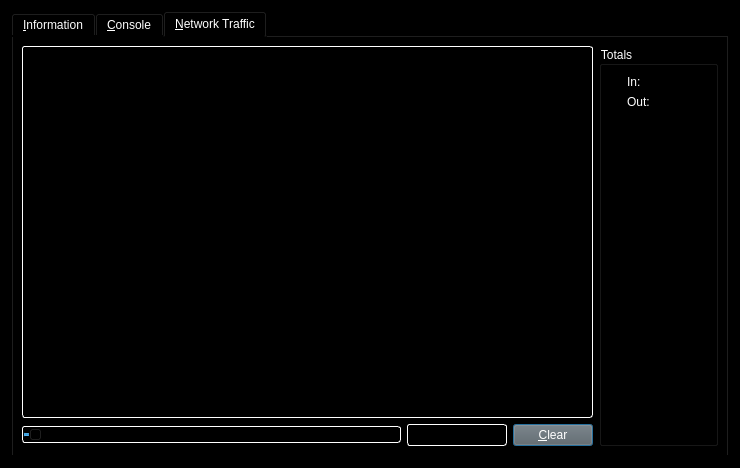
<?xml version="1.0" encoding="UTF-8"?>
<ui version="4.0">
 <class>RPCConsole</class>
 <widget class="QDialog" name="RPCConsole">
  <property name="geometry">
   <rect>
    <x>0</x>
    <y>0</y>
    <width>740</width>
    <height>468</height>
   </rect>
  </property>
  <property name="windowTitle">
   <string>DarkSilk - Debug window</string>
  </property>
  <property name="styleSheet">
   <string notr="true">color: rgb(255, 255, 255);
background-color: rgb(0, 0, 0);
alternate-background-color: rgb(0, 0, 0);</string>
  </property>
  <layout class="QVBoxLayout" name="verticalLayout_2">
   <item>
    <widget class="QTabWidget" name="tabWidget">
     <property name="currentIndex">
      <number>2</number>
     </property>
     <widget class="QWidget" name="tab_info">
      <attribute name="title">
       <string>&amp;Information</string>
      </attribute>
      <layout class="QGridLayout" name="gridLayout" columnstretch="0,1">
       <property name="horizontalSpacing">
        <number>12</number>
       </property>
       <item row="0" column="0">
        <widget class="QLabel" name="label_9">
         <property name="font">
          <font>
           <weight>75</weight>
           <bold>true</bold>
          </font>
         </property>
         <property name="text">
          <string>DarkSilk Core</string>
         </property>
        </widget>
       </item>
       <item row="1" column="0">
        <widget class="QLabel" name="label_5">
         <property name="text">
          <string>Client name</string>
         </property>
        </widget>
       </item>
       <item row="1" column="1">
        <widget class="QLabel" name="clientName">
         <property name="cursor">
          <cursorShape>IBeamCursor</cursorShape>
         </property>
         <property name="text">
          <string>N/A</string>
         </property>
         <property name="textFormat">
          <enum>Qt::PlainText</enum>
         </property>
         <property name="textInteractionFlags">
          <set>Qt::LinksAccessibleByMouse|Qt::TextSelectableByKeyboard|Qt::TextSelectableByMouse</set>
         </property>
        </widget>
       </item>
       <item row="2" column="0">
        <widget class="QLabel" name="label_6">
         <property name="text">
          <string>Client version</string>
         </property>
        </widget>
       </item>
       <item row="2" column="1">
        <widget class="QLabel" name="clientVersion">
         <property name="cursor">
          <cursorShape>IBeamCursor</cursorShape>
         </property>
         <property name="text">
          <string>N/A</string>
         </property>
         <property name="textFormat">
          <enum>Qt::PlainText</enum>
         </property>
         <property name="textInteractionFlags">
          <set>Qt::LinksAccessibleByMouse|Qt::TextSelectableByKeyboard|Qt::TextSelectableByMouse</set>
         </property>
        </widget>
       </item>
       <item row="3" column="0">
        <widget class="QLabel" name="label_14">
         <property name="text">
          <string>Using OpenSSL version</string>
         </property>
         <property name="indent">
          <number>10</number>
         </property>
        </widget>
       </item>
       <item row="3" column="1">
        <widget class="QLabel" name="openSSLVersion">
         <property name="cursor">
          <cursorShape>IBeamCursor</cursorShape>
         </property>
         <property name="text">
          <string>N/A</string>
         </property>
         <property name="textFormat">
          <enum>Qt::PlainText</enum>
         </property>
         <property name="textInteractionFlags">
          <set>Qt::LinksAccessibleByMouse|Qt::TextSelectableByKeyboard|Qt::TextSelectableByMouse</set>
         </property>
        </widget>
       </item>
       <item row="4" column="0">
        <widget class="QLabel" name="label_12">
         <property name="text">
          <string>Build date</string>
         </property>
        </widget>
       </item>
       <item row="4" column="1">
        <widget class="QLabel" name="buildDate">
         <property name="cursor">
          <cursorShape>IBeamCursor</cursorShape>
         </property>
         <property name="text">
          <string>N/A</string>
         </property>
         <property name="textFormat">
          <enum>Qt::PlainText</enum>
         </property>
         <property name="textInteractionFlags">
          <set>Qt::LinksAccessibleByMouse|Qt::TextSelectableByKeyboard|Qt::TextSelectableByMouse</set>
         </property>
        </widget>
       </item>
       <item row="5" column="0">
        <widget class="QLabel" name="label_13">
         <property name="text">
          <string>Startup time</string>
         </property>
        </widget>
       </item>
       <item row="5" column="1">
        <widget class="QLabel" name="startupTime">
         <property name="cursor">
          <cursorShape>IBeamCursor</cursorShape>
         </property>
         <property name="text">
          <string>N/A</string>
         </property>
         <property name="textFormat">
          <enum>Qt::PlainText</enum>
         </property>
         <property name="textInteractionFlags">
          <set>Qt::LinksAccessibleByMouse|Qt::TextSelectableByKeyboard|Qt::TextSelectableByMouse</set>
         </property>
        </widget>
       </item>
       <item row="6" column="0">
        <widget class="QLabel" name="label_11">
         <property name="font">
          <font>
           <weight>75</weight>
           <bold>true</bold>
          </font>
         </property>
         <property name="text">
          <string>Network</string>
         </property>
        </widget>
       </item>
       <item row="7" column="0">
        <widget class="QLabel" name="label_7">
         <property name="text">
          <string>Number of connections</string>
         </property>
        </widget>
       </item>
       <item row="7" column="1">
        <widget class="QLabel" name="numberOfConnections">
         <property name="cursor">
          <cursorShape>IBeamCursor</cursorShape>
         </property>
         <property name="text">
          <string>N/A</string>
         </property>
         <property name="textFormat">
          <enum>Qt::PlainText</enum>
         </property>
         <property name="textInteractionFlags">
          <set>Qt::LinksAccessibleByMouse|Qt::TextSelectableByKeyboard|Qt::TextSelectableByMouse</set>
         </property>
        </widget>
       </item>
       <item row="8" column="0">
        <widget class="QLabel" name="label_8">
         <property name="text">
          <string>On testnet</string>
         </property>
        </widget>
       </item>
       <item row="8" column="1">
        <widget class="QCheckBox" name="isTestNet">
         <property name="enabled">
          <bool>false</bool>
         </property>
         <property name="text">
          <string/>
         </property>
        </widget>
       </item>
       <item row="9" column="0">
        <widget class="QLabel" name="label_10">
         <property name="font">
          <font>
           <weight>75</weight>
           <bold>true</bold>
          </font>
         </property>
         <property name="text">
          <string>Block chain</string>
         </property>
        </widget>
       </item>
       <item row="10" column="0">
        <widget class="QLabel" name="label_3">
         <property name="text">
          <string>Current number of blocks</string>
         </property>
        </widget>
       </item>
       <item row="10" column="1">
        <widget class="QLabel" name="numberOfBlocks">
         <property name="cursor">
          <cursorShape>IBeamCursor</cursorShape>
         </property>
         <property name="text">
          <string>N/A</string>
         </property>
         <property name="textFormat">
          <enum>Qt::PlainText</enum>
         </property>
         <property name="textInteractionFlags">
          <set>Qt::LinksAccessibleByMouse|Qt::TextSelectableByKeyboard|Qt::TextSelectableByMouse</set>
         </property>
        </widget>
       </item>
       <item row="11" column="0">
        <widget class="QLabel" name="label_2">
         <property name="text">
          <string>Last block time</string>
         </property>
        </widget>
       </item>
       <item row="11" column="1">
        <widget class="QLabel" name="lastBlockTime">
         <property name="cursor">
          <cursorShape>IBeamCursor</cursorShape>
         </property>
         <property name="text">
          <string>N/A</string>
         </property>
         <property name="textFormat">
          <enum>Qt::PlainText</enum>
         </property>
         <property name="textInteractionFlags">
          <set>Qt::LinksAccessibleByMouse|Qt::TextSelectableByKeyboard|Qt::TextSelectableByMouse</set>
         </property>
        </widget>
       </item>
       <item row="12" column="0">
        <spacer name="verticalSpacer_2">
         <property name="orientation">
          <enum>Qt::Vertical</enum>
         </property>
         <property name="sizeHint" stdset="0">
          <size>
           <width>20</width>
           <height>20</height>
          </size>
         </property>
        </spacer>
       </item>
       <item row="13" column="0">
        <widget class="QLabel" name="labelDebugLogfile">
         <property name="font">
          <font>
           <weight>75</weight>
           <bold>true</bold>
          </font>
         </property>
         <property name="text">
          <string>Debug log file</string>
         </property>
        </widget>
       </item>
       <item row="14" column="0">
        <widget class="QPushButton" name="openDebugLogfileButton">
         <property name="toolTip">
          <string>Open the DarkSilk debug log file from the current data directory. This can take a few seconds for large log files.</string>
         </property>
         <property name="styleSheet">
          <string notr="true">color: rgb(255, 255, 255);
background-color: rgb(98, 98, 98);
alternate-background-color: rgb(98, 98, 98);</string>
         </property>
         <property name="text">
          <string>&amp;Open</string>
         </property>
         <property name="autoDefault">
          <bool>false</bool>
         </property>
        </widget>
       </item>
       <item row="15" column="0">
        <widget class="QLabel" name="labelCLOptions">
         <property name="font">
          <font>
           <weight>75</weight>
           <bold>true</bold>
          </font>
         </property>
         <property name="text">
          <string>Command-line options</string>
         </property>
        </widget>
       </item>
       <item row="16" column="0">
        <widget class="QPushButton" name="showCLOptionsButton">
         <property name="toolTip">
          <string>Show the DarkSilk-Qt help message to get a list with possible DarkSilk command-line options.</string>
         </property>
         <property name="styleSheet">
          <string notr="true">color: rgb(255, 255, 255);
background-color: rgb(98, 98, 98);
alternate-background-color: rgb(98, 98, 98);</string>
         </property>
         <property name="text">
          <string>&amp;Show</string>
         </property>
         <property name="autoDefault">
          <bool>false</bool>
         </property>
        </widget>
       </item>
       <item row="17" column="0">
        <spacer name="verticalSpacer">
         <property name="orientation">
          <enum>Qt::Vertical</enum>
         </property>
         <property name="sizeHint" stdset="0">
          <size>
           <width>20</width>
           <height>40</height>
          </size>
         </property>
        </spacer>
       </item>
      </layout>
     </widget>
     <widget class="QWidget" name="tab_console">
      <attribute name="title">
       <string>&amp;Console</string>
      </attribute>
      <layout class="QVBoxLayout" name="verticalLayout_3">
       <property name="spacing">
        <number>3</number>
       </property>
       <item>
        <widget class="QTextEdit" name="messagesWidget">
         <property name="minimumSize">
          <size>
           <width>0</width>
           <height>100</height>
          </size>
         </property>
         <property name="styleSheet">
          <string notr="true">background: rgb(0,0,0); color: rgb(255,255,255); border: 1px inset white; border-radius: 3px; margin: 0px;</string>
         </property>
         <property name="readOnly">
          <bool>true</bool>
         </property>
         <property name="tabKeyNavigation" stdset="0">
          <bool>false</bool>
         </property>
         <property name="columnCount" stdset="0">
          <number>2</number>
         </property>
        </widget>
       </item>
       <item>
        <layout class="QHBoxLayout" name="horizontalLayout">
         <property name="spacing">
          <number>3</number>
         </property>
         <item>
          <widget class="QLabel" name="label">
           <property name="text">
            <string notr="true">&gt;</string>
           </property>
          </widget>
         </item>
         <item>
          <widget class="QLineEdit" name="lineEdit">
           <property name="styleSheet">
            <string notr="true">color: rgb(255, 255, 255);</string>
           </property>
          </widget>
         </item>
         <item>
          <widget class="QPushButton" name="clearButton">
           <property name="maximumSize">
            <size>
             <width>24</width>
             <height>24</height>
            </size>
           </property>
           <property name="toolTip">
            <string>Clear console</string>
           </property>
           <property name="text">
            <string/>
           </property>
           <property name="icon">
            <iconset resource="../bitcoin.qrc">
             <normaloff>:/icons/remove</normaloff>:/icons/remove</iconset>
           </property>
           <property name="shortcut">
            <string notr="true">Ctrl+L</string>
           </property>
           <property name="autoDefault">
            <bool>false</bool>
           </property>
          </widget>
         </item>
        </layout>
       </item>
      </layout>
     </widget>
     <widget class="QWidget" name="tab">
      <attribute name="title">
       <string>&amp;Network Traffic</string>
      </attribute>
      <layout class="QHBoxLayout" name="horizontalLayout_3">
       <item>
        <layout class="QVBoxLayout" name="verticalLayout_4">
         <item>
          <widget class="TrafficGraphWidget" name="trafficGraph" native="true">
           <property name="sizePolicy">
            <sizepolicy hsizetype="Expanding" vsizetype="Expanding">
             <horstretch>0</horstretch>
             <verstretch>0</verstretch>
            </sizepolicy>
           </property>
           <property name="styleSheet">
            <string notr="true">background: rgb(0,0,0); color: rgb(255,255,255); border: 1px inset white; border-radius: 3px; margin: 0px;</string>
           </property>
          </widget>
         </item>
         <item>
          <layout class="QHBoxLayout" name="horizontalLayout_2">
           <item>
            <widget class="QSlider" name="sldGraphRange">
             <property name="styleSheet">
              <string notr="true">background: rgb(0,0,0); color: rgb(255,255,255); border: 1px inset white; border-radius: 3px; margin: 0px;</string>
             </property>
             <property name="minimum">
              <number>1</number>
             </property>
             <property name="maximum">
              <number>288</number>
             </property>
             <property name="pageStep">
              <number>12</number>
             </property>
             <property name="value">
              <number>6</number>
             </property>
             <property name="orientation">
              <enum>Qt::Horizontal</enum>
             </property>
            </widget>
           </item>
           <item>
            <widget class="QLabel" name="lblGraphRange">
             <property name="minimumSize">
              <size>
               <width>100</width>
               <height>0</height>
              </size>
             </property>
             <property name="styleSheet">
              <string notr="true">background: rgb(0,0,0); color: rgb(255,255,255); border: 1px inset white; border-radius: 3px; margin: 0px;</string>
             </property>
             <property name="alignment">
              <set>Qt::AlignCenter</set>
             </property>
            </widget>
           </item>
           <item>
            <widget class="QPushButton" name="btnClearTrafficGraph">
             <property name="styleSheet">
              <string notr="true">color: rgb(255, 255, 255);
background-color: rgb(98, 98, 98);
alternate-background-color: rgb(98, 98, 98);</string>
             </property>
             <property name="text">
              <string>&amp;Clear</string>
             </property>
            </widget>
           </item>
          </layout>
         </item>
        </layout>
       </item>
       <item>
        <layout class="QVBoxLayout" name="verticalLayout">
         <item>
          <widget class="QGroupBox" name="groupBox">
           <property name="title">
            <string>Totals</string>
           </property>
           <layout class="QVBoxLayout" name="verticalLayout_5">
            <item>
             <layout class="QHBoxLayout" name="horizontalLayout_4">
              <item>
               <widget class="Line" name="line">
                <property name="sizePolicy">
                 <sizepolicy hsizetype="Fixed" vsizetype="Fixed">
                  <horstretch>0</horstretch>
                  <verstretch>0</verstretch>
                 </sizepolicy>
                </property>
                <property name="minimumSize">
                 <size>
                  <width>10</width>
                  <height>0</height>
                 </size>
                </property>
                <property name="palette">
                 <palette>
                  <active>
                   <colorrole role="WindowText">
                    <brush brushstyle="SolidPattern">
                     <color alpha="255">
                      <red>255</red>
                      <green>255</green>
                      <blue>255</blue>
                     </color>
                    </brush>
                   </colorrole>
                   <colorrole role="Button">
                    <brush brushstyle="SolidPattern">
                     <color alpha="255">
                      <red>0</red>
                      <green>0</green>
                      <blue>0</blue>
                     </color>
                    </brush>
                   </colorrole>
                   <colorrole role="Light">
                    <brush brushstyle="SolidPattern">
                     <color alpha="255">
                      <red>0</red>
                      <green>255</green>
                      <blue>0</blue>
                     </color>
                    </brush>
                   </colorrole>
                   <colorrole role="Text">
                    <brush brushstyle="SolidPattern">
                     <color alpha="255">
                      <red>255</red>
                      <green>255</green>
                      <blue>255</blue>
                     </color>
                    </brush>
                   </colorrole>
                   <colorrole role="ButtonText">
                    <brush brushstyle="SolidPattern">
                     <color alpha="255">
                      <red>255</red>
                      <green>255</green>
                      <blue>255</blue>
                     </color>
                    </brush>
                   </colorrole>
                   <colorrole role="Base">
                    <brush brushstyle="SolidPattern">
                     <color alpha="255">
                      <red>0</red>
                      <green>0</green>
                      <blue>0</blue>
                     </color>
                    </brush>
                   </colorrole>
                   <colorrole role="Window">
                    <brush brushstyle="SolidPattern">
                     <color alpha="255">
                      <red>0</red>
                      <green>0</green>
                      <blue>0</blue>
                     </color>
                    </brush>
                   </colorrole>
                   <colorrole role="AlternateBase">
                    <brush brushstyle="SolidPattern">
                     <color alpha="255">
                      <red>0</red>
                      <green>0</green>
                      <blue>0</blue>
                     </color>
                    </brush>
                   </colorrole>
                  </active>
                  <inactive>
                   <colorrole role="WindowText">
                    <brush brushstyle="SolidPattern">
                     <color alpha="255">
                      <red>255</red>
                      <green>255</green>
                      <blue>255</blue>
                     </color>
                    </brush>
                   </colorrole>
                   <colorrole role="Button">
                    <brush brushstyle="SolidPattern">
                     <color alpha="255">
                      <red>0</red>
                      <green>0</green>
                      <blue>0</blue>
                     </color>
                    </brush>
                   </colorrole>
                   <colorrole role="Light">
                    <brush brushstyle="SolidPattern">
                     <color alpha="255">
                      <red>0</red>
                      <green>255</green>
                      <blue>0</blue>
                     </color>
                    </brush>
                   </colorrole>
                   <colorrole role="Text">
                    <brush brushstyle="SolidPattern">
                     <color alpha="255">
                      <red>255</red>
                      <green>255</green>
                      <blue>255</blue>
                     </color>
                    </brush>
                   </colorrole>
                   <colorrole role="ButtonText">
                    <brush brushstyle="SolidPattern">
                     <color alpha="255">
                      <red>255</red>
                      <green>255</green>
                      <blue>255</blue>
                     </color>
                    </brush>
                   </colorrole>
                   <colorrole role="Base">
                    <brush brushstyle="SolidPattern">
                     <color alpha="255">
                      <red>0</red>
                      <green>0</green>
                      <blue>0</blue>
                     </color>
                    </brush>
                   </colorrole>
                   <colorrole role="Window">
                    <brush brushstyle="SolidPattern">
                     <color alpha="255">
                      <red>0</red>
                      <green>0</green>
                      <blue>0</blue>
                     </color>
                    </brush>
                   </colorrole>
                   <colorrole role="AlternateBase">
                    <brush brushstyle="SolidPattern">
                     <color alpha="255">
                      <red>0</red>
                      <green>0</green>
                      <blue>0</blue>
                     </color>
                    </brush>
                   </colorrole>
                  </inactive>
                  <disabled>
                   <colorrole role="WindowText">
                    <brush brushstyle="SolidPattern">
                     <color alpha="255">
                      <red>255</red>
                      <green>255</green>
                      <blue>255</blue>
                     </color>
                    </brush>
                   </colorrole>
                   <colorrole role="Button">
                    <brush brushstyle="SolidPattern">
                     <color alpha="255">
                      <red>0</red>
                      <green>0</green>
                      <blue>0</blue>
                     </color>
                    </brush>
                   </colorrole>
                   <colorrole role="Light">
                    <brush brushstyle="SolidPattern">
                     <color alpha="255">
                      <red>0</red>
                      <green>255</green>
                      <blue>0</blue>
                     </color>
                    </brush>
                   </colorrole>
                   <colorrole role="Text">
                    <brush brushstyle="SolidPattern">
                     <color alpha="255">
                      <red>255</red>
                      <green>255</green>
                      <blue>255</blue>
                     </color>
                    </brush>
                   </colorrole>
                   <colorrole role="ButtonText">
                    <brush brushstyle="SolidPattern">
                     <color alpha="255">
                      <red>255</red>
                      <green>255</green>
                      <blue>255</blue>
                     </color>
                    </brush>
                   </colorrole>
                   <colorrole role="Base">
                    <brush brushstyle="SolidPattern">
                     <color alpha="255">
                      <red>0</red>
                      <green>0</green>
                      <blue>0</blue>
                     </color>
                    </brush>
                   </colorrole>
                   <colorrole role="Window">
                    <brush brushstyle="SolidPattern">
                     <color alpha="255">
                      <red>0</red>
                      <green>0</green>
                      <blue>0</blue>
                     </color>
                    </brush>
                   </colorrole>
                   <colorrole role="AlternateBase">
                    <brush brushstyle="SolidPattern">
                     <color alpha="255">
                      <red>0</red>
                      <green>0</green>
                      <blue>0</blue>
                     </color>
                    </brush>
                   </colorrole>
                  </disabled>
                 </palette>
                </property>
                <property name="orientation">
                 <enum>Qt::Horizontal</enum>
                </property>
               </widget>
              </item>
              <item>
               <widget class="QLabel" name="label_16">
                <property name="text">
                 <string>In:</string>
                </property>
               </widget>
              </item>
              <item>
               <widget class="QLabel" name="lblBytesIn">
                <property name="minimumSize">
                 <size>
                  <width>50</width>
                  <height>0</height>
                 </size>
                </property>
                <property name="alignment">
                 <set>Qt::AlignRight|Qt::AlignTrailing|Qt::AlignVCenter</set>
                </property>
               </widget>
              </item>
             </layout>
            </item>
            <item>
             <layout class="QHBoxLayout" name="horizontalLayout_5">
              <item>
               <widget class="Line" name="line_2">
                <property name="sizePolicy">
                 <sizepolicy hsizetype="Fixed" vsizetype="Fixed">
                  <horstretch>0</horstretch>
                  <verstretch>0</verstretch>
                 </sizepolicy>
                </property>
                <property name="minimumSize">
                 <size>
                  <width>10</width>
                  <height>0</height>
                 </size>
                </property>
                <property name="palette">
                 <palette>
                  <active>
                   <colorrole role="WindowText">
                    <brush brushstyle="SolidPattern">
                     <color alpha="255">
                      <red>255</red>
                      <green>255</green>
                      <blue>255</blue>
                     </color>
                    </brush>
                   </colorrole>
                   <colorrole role="Button">
                    <brush brushstyle="SolidPattern">
                     <color alpha="255">
                      <red>0</red>
                      <green>0</green>
                      <blue>0</blue>
                     </color>
                    </brush>
                   </colorrole>
                   <colorrole role="Light">
                    <brush brushstyle="SolidPattern">
                     <color alpha="255">
                      <red>255</red>
                      <green>0</green>
                      <blue>0</blue>
                     </color>
                    </brush>
                   </colorrole>
                   <colorrole role="Text">
                    <brush brushstyle="SolidPattern">
                     <color alpha="255">
                      <red>255</red>
                      <green>255</green>
                      <blue>255</blue>
                     </color>
                    </brush>
                   </colorrole>
                   <colorrole role="ButtonText">
                    <brush brushstyle="SolidPattern">
                     <color alpha="255">
                      <red>255</red>
                      <green>255</green>
                      <blue>255</blue>
                     </color>
                    </brush>
                   </colorrole>
                   <colorrole role="Base">
                    <brush brushstyle="SolidPattern">
                     <color alpha="255">
                      <red>0</red>
                      <green>0</green>
                      <blue>0</blue>
                     </color>
                    </brush>
                   </colorrole>
                   <colorrole role="Window">
                    <brush brushstyle="SolidPattern">
                     <color alpha="255">
                      <red>0</red>
                      <green>0</green>
                      <blue>0</blue>
                     </color>
                    </brush>
                   </colorrole>
                   <colorrole role="AlternateBase">
                    <brush brushstyle="SolidPattern">
                     <color alpha="255">
                      <red>0</red>
                      <green>0</green>
                      <blue>0</blue>
                     </color>
                    </brush>
                   </colorrole>
                  </active>
                  <inactive>
                   <colorrole role="WindowText">
                    <brush brushstyle="SolidPattern">
                     <color alpha="255">
                      <red>255</red>
                      <green>255</green>
                      <blue>255</blue>
                     </color>
                    </brush>
                   </colorrole>
                   <colorrole role="Button">
                    <brush brushstyle="SolidPattern">
                     <color alpha="255">
                      <red>0</red>
                      <green>0</green>
                      <blue>0</blue>
                     </color>
                    </brush>
                   </colorrole>
                   <colorrole role="Light">
                    <brush brushstyle="SolidPattern">
                     <color alpha="255">
                      <red>255</red>
                      <green>0</green>
                      <blue>0</blue>
                     </color>
                    </brush>
                   </colorrole>
                   <colorrole role="Text">
                    <brush brushstyle="SolidPattern">
                     <color alpha="255">
                      <red>255</red>
                      <green>255</green>
                      <blue>255</blue>
                     </color>
                    </brush>
                   </colorrole>
                   <colorrole role="ButtonText">
                    <brush brushstyle="SolidPattern">
                     <color alpha="255">
                      <red>255</red>
                      <green>255</green>
                      <blue>255</blue>
                     </color>
                    </brush>
                   </colorrole>
                   <colorrole role="Base">
                    <brush brushstyle="SolidPattern">
                     <color alpha="255">
                      <red>0</red>
                      <green>0</green>
                      <blue>0</blue>
                     </color>
                    </brush>
                   </colorrole>
                   <colorrole role="Window">
                    <brush brushstyle="SolidPattern">
                     <color alpha="255">
                      <red>0</red>
                      <green>0</green>
                      <blue>0</blue>
                     </color>
                    </brush>
                   </colorrole>
                   <colorrole role="AlternateBase">
                    <brush brushstyle="SolidPattern">
                     <color alpha="255">
                      <red>0</red>
                      <green>0</green>
                      <blue>0</blue>
                     </color>
                    </brush>
                   </colorrole>
                  </inactive>
                  <disabled>
                   <colorrole role="WindowText">
                    <brush brushstyle="SolidPattern">
                     <color alpha="255">
                      <red>255</red>
                      <green>255</green>
                      <blue>255</blue>
                     </color>
                    </brush>
                   </colorrole>
                   <colorrole role="Button">
                    <brush brushstyle="SolidPattern">
                     <color alpha="255">
                      <red>0</red>
                      <green>0</green>
                      <blue>0</blue>
                     </color>
                    </brush>
                   </colorrole>
                   <colorrole role="Light">
                    <brush brushstyle="SolidPattern">
                     <color alpha="255">
                      <red>255</red>
                      <green>0</green>
                      <blue>0</blue>
                     </color>
                    </brush>
                   </colorrole>
                   <colorrole role="Text">
                    <brush brushstyle="SolidPattern">
                     <color alpha="255">
                      <red>255</red>
                      <green>255</green>
                      <blue>255</blue>
                     </color>
                    </brush>
                   </colorrole>
                   <colorrole role="ButtonText">
                    <brush brushstyle="SolidPattern">
                     <color alpha="255">
                      <red>255</red>
                      <green>255</green>
                      <blue>255</blue>
                     </color>
                    </brush>
                   </colorrole>
                   <colorrole role="Base">
                    <brush brushstyle="SolidPattern">
                     <color alpha="255">
                      <red>0</red>
                      <green>0</green>
                      <blue>0</blue>
                     </color>
                    </brush>
                   </colorrole>
                   <colorrole role="Window">
                    <brush brushstyle="SolidPattern">
                     <color alpha="255">
                      <red>0</red>
                      <green>0</green>
                      <blue>0</blue>
                     </color>
                    </brush>
                   </colorrole>
                   <colorrole role="AlternateBase">
                    <brush brushstyle="SolidPattern">
                     <color alpha="255">
                      <red>0</red>
                      <green>0</green>
                      <blue>0</blue>
                     </color>
                    </brush>
                   </colorrole>
                  </disabled>
                 </palette>
                </property>
                <property name="orientation">
                 <enum>Qt::Horizontal</enum>
                </property>
               </widget>
              </item>
              <item>
               <widget class="QLabel" name="label_17">
                <property name="text">
                 <string>Out:</string>
                </property>
               </widget>
              </item>
              <item>
               <widget class="QLabel" name="lblBytesOut">
                <property name="minimumSize">
                 <size>
                  <width>50</width>
                  <height>0</height>
                 </size>
                </property>
                <property name="alignment">
                 <set>Qt::AlignRight|Qt::AlignTrailing|Qt::AlignVCenter</set>
                </property>
               </widget>
              </item>
             </layout>
            </item>
            <item>
             <spacer name="verticalSpacer_4">
              <property name="orientation">
               <enum>Qt::Vertical</enum>
              </property>
              <property name="sizeHint" stdset="0">
               <size>
                <width>20</width>
                <height>407</height>
               </size>
              </property>
             </spacer>
            </item>
           </layout>
          </widget>
         </item>
        </layout>
       </item>
      </layout>
     </widget>
    </widget>
   </item>
  </layout>
 </widget>
 <customwidgets>
  <customwidget>
   <class>TrafficGraphWidget</class>
   <extends>QWidget</extends>
   <header>trafficgraphwidget.h</header>
   <container>1</container>
   <slots>
    <slot>clear()</slot>
   </slots>
  </customwidget>
 </customwidgets>
 <resources>
  <include location="../bitcoin.qrc"/>
 </resources>
 <connections/>
</ui>
